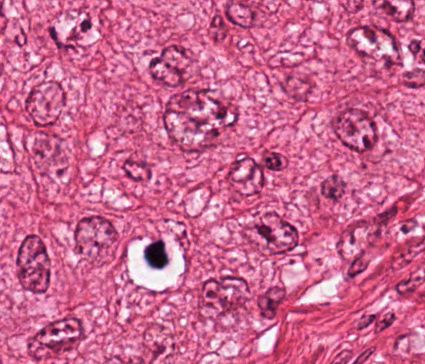
%> input picture ICPR_Toolbox/stain_normalisation_toolbox/Images/Ref.png, 425 x 364 px
$ octave --eval "result = SelectedFeatCalcLCP(imread('../../../ICPR_Toolbox/stain_normalisation_toolbox/Images/Ref.png'));"   (GNU Octave 9; MATLAB toolbox functions it lacks are replaced by stand-ins)
%> lines starting %> are read from the running program, lines starting %| are printed output that depends on the picture
%> in SelectedFeatCalcLCP, IM is the input picture: size 364x425x3 uint8; mean R, G, B 202.2, 103.1, 145.5
### FeatExtract/BandConversion.m
function [ R, G, B, H, La, Lu, BR ] = BandConversion( IM, Display )
%> called with Display = 0

R = IM(:,:,1);
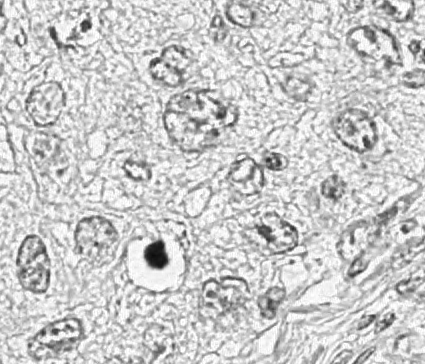
%> R: size 364x425 uint8; min 12, max 255, mean 202.2
G = IM(:,:,2);
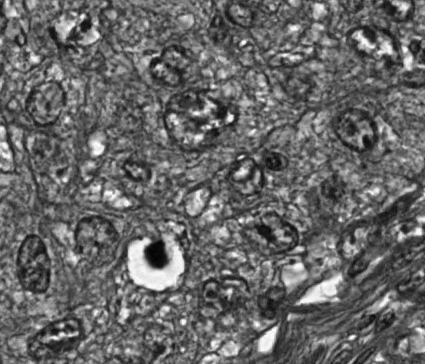
%> G: size 364x425 uint8; min 3, max 255, mean 103.1
B = IM(:,:,3);
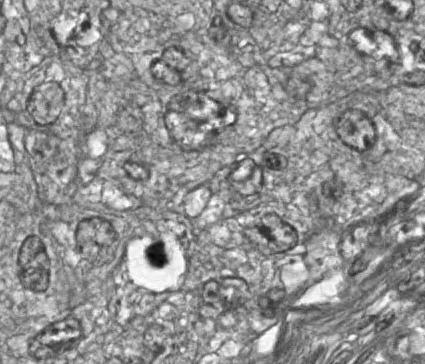
%> B: size 364x425 uint8; min 5, max 255, mean 145.5

HSV_IM = rgb2hsv(IM);
%> HSV_IM: size 364x425x3 double; mean H, S, V 0.92, 0.507, 0.793
H = HSV_IM(:,:,3);

%> the run ends on the next line
LAB_IM = colorspace(['lab','<-RGB'],IM);
La = LAB_IM(:,:,1);

Luv_IM = colorspace(['Luv','<-RGB'],IM);
Lu = Luv_IM(:,:,1);

BR = (100*double(B))./(1+double(R)+double(G)) * 256 ./(1 + double(R) + double(G) + double(B));

if Display == 1

    figure;subplot(1,2,1);
    imshow(IM)
    subplot(1,2,2);
    imshow(uint8(H*255));

    figure;subplot(1,2,1);
    imshow(IM)
    subplot(1,2,2);
    imshow(uint8(La));

    figure;subplot(1,2,1);
    imshow(IM)
    subplot(1,2,2);
    imshow(uint8(Lu*2.55));

    figure;subplot(1,2,1);
    imshow(IM)
    subplot(1,2,2);
    imshow(uint8(BR*2.55));

end

end

### FeatExtract/LCP/LCP/SelectedFeatCalcLCP.m
function [ SelectedFeat ] = SelectedFeatCalcLCP( IM )

    i=1;
%     [IM, map] = imread(FilePath);
    IM = IM(:,:,1:3);
    [ R, G, B, H, La, Lu, BR ] = BandConversion( IM, 0 );
    Color(:,:,1) = R;
    Color(:,:,2) = G;
    Color(:,:,3) = B;
    Color(:,:,4) = uint8(H*255);
    Color(:,:,5) = La;
    Color(:,:,6) = Lu;
    Color(:,:,7) = BR;


    IM1 = rgb2gray(IM);
    Props = regionprops(IM1>0, 'Area', 'Perimeter', 'BoundingBox'); Perim(i) = Props.Perimeter; Area(i) = Props.Area;
    Round(i) = (4*Area(i)*pi)/Perim(i)^2;
    temp2 = Props.BoundingBox;
    Elong(i) = abs((temp2(1) - temp2(3)) / (temp2(2) - temp2(4)));

    [X,Y]=find(IM1>0);
    Coord = [X,Y];
    C = cov(X,Y);
    [Vector,Values] = eig(C);
    Elong1(i) = max(max(Values))/min(min(Values+10000*[0,1;1,0]));      %Eigen based

    [ NumJoint(i), NumEnd(i), Elong2(i) ] = IM_Morph( IM1 );   %Skelenton based
    SphPerim(i) = sqrt(Area(i) / pi)*2*pi;
%     SphPerim(i) = (sum(sum(temp))*0.75/pi)^(1/3)*pi*2;

%     Spher(i) = ;

    for j = 1:7
        temp = double(Color(:,:,j));
        temp = temp(find(temp>0));
        Mean(i,j) = mean(temp(:));
        Median(i,j) = median(temp(:));
        Variance(i,j) = (std(temp(:)))^2;
        Kurtosis(i,j) = kurtosis(temp(:));
        Skew(i,j) = skewness(temp(:));
    end

    if size(IM,1)>=3 && size(IM,2)>=3
        mapping=getmapping(8,'riu2');
        Feats = [];
        for channel = [1,3,7]
            Image = Color(:,:,channel);
            Feats= [Feats,LCP(double(Image), 2, 8,mapping,'i')'];

        end
    else
        Feats = zeros(1,243);
    end


    SelectedFeat = [Area,SphPerim,Mean([1,3:7]),Median([1,3:7]),...
        Variance([1,3:7]),Kurtosis([1,3:7]),Skew([1,3:7]),Feats];


end
